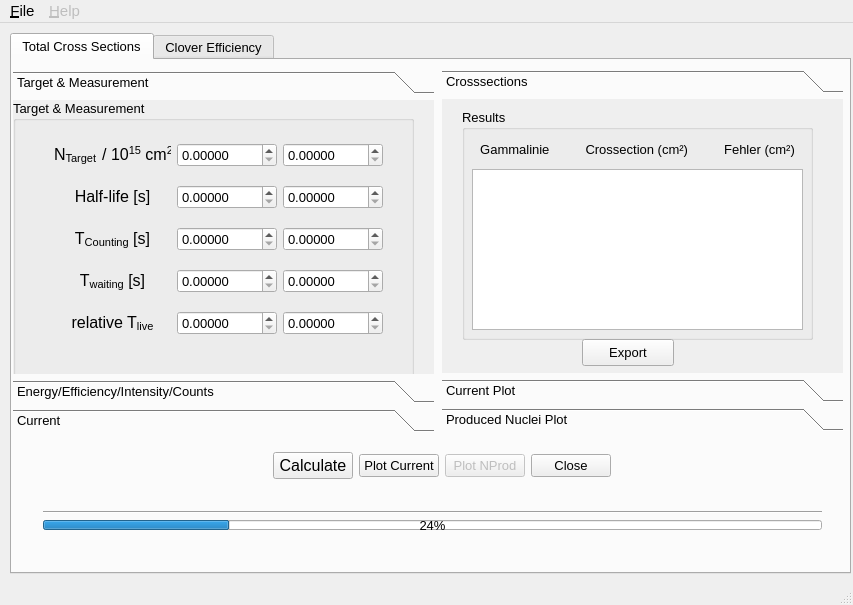
<?xml version="1.0" encoding="UTF-8"?>
<ui version="4.0">
 <class>bamWindow</class>
 <widget class="QMainWindow" name="bamWindow">
  <property name="geometry">
   <rect>
    <x>0</x>
    <y>0</y>
    <width>853</width>
    <height>605</height>
   </rect>
  </property>
  <property name="font">
   <font>
    <family>Arial</family>
    <pointsize>10</pointsize>
   </font>
  </property>
  <property name="windowTitle">
   <string notr="true">myBAM!</string>
  </property>
  <property name="dockOptions">
   <set>QMainWindow::AllowTabbedDocks|QMainWindow::AnimatedDocks</set>
  </property>
  <widget class="QWidget" name="centralWidget">
   <widget class="QTabWidget" name="tabWidget_2">
    <property name="geometry">
     <rect>
      <x>10</x>
      <y>10</y>
      <width>841</width>
      <height>541</height>
     </rect>
    </property>
    <property name="currentIndex">
     <number>0</number>
    </property>
    <widget class="QWidget" name="crossTab">
     <attribute name="title">
      <string>Total Cross Sections</string>
     </attribute>
     <widget class="QToolBox" name="resultToolbox">
      <property name="geometry">
       <rect>
        <x>430</x>
        <y>10</y>
        <width>401</width>
        <height>361</height>
       </rect>
      </property>
      <property name="font">
       <font>
        <pointsize>10</pointsize>
       </font>
      </property>
      <property name="currentIndex">
       <number>0</number>
      </property>
      <widget class="QWidget" name="page_3">
       <property name="geometry">
        <rect>
         <x>0</x>
         <y>0</y>
         <width>401</width>
         <height>280</height>
        </rect>
       </property>
       <attribute name="label">
        <string>Crosssections</string>
       </attribute>
       <widget class="QGroupBox" name="resultsGroup">
        <property name="geometry">
         <rect>
          <x>20</x>
          <y>10</y>
          <width>351</width>
          <height>231</height>
         </rect>
        </property>
        <property name="title">
         <string>Results</string>
        </property>
        <widget class="QPlainTextEdit" name="outputBox">
         <property name="geometry">
          <rect>
           <x>10</x>
           <y>60</y>
           <width>331</width>
           <height>161</height>
          </rect>
         </property>
         <property name="font">
          <font>
           <family>Courier 10 Pitch</family>
           <pointsize>9</pointsize>
           <weight>50</weight>
           <italic>false</italic>
           <bold>false</bold>
          </font>
         </property>
         <property name="styleSheet">
          <string notr="true">font: 9pt &quot;Courier 10 Pitch&quot;;</string>
         </property>
        </widget>
        <widget class="QLabel" name="label_10">
         <property name="geometry">
          <rect>
           <x>10</x>
           <y>30</y>
           <width>331</width>
           <height>20</height>
          </rect>
         </property>
         <property name="text">
          <string>Gammalinie          Crossection (cm²)          Fehler (cm²)</string>
         </property>
         <property name="alignment">
          <set>Qt::AlignCenter</set>
         </property>
        </widget>
       </widget>
       <widget class="QPushButton" name="exportButton">
        <property name="geometry">
         <rect>
          <x>140</x>
          <y>240</y>
          <width>92</width>
          <height>27</height>
         </rect>
        </property>
        <property name="text">
         <string>Export</string>
        </property>
       </widget>
      </widget>
      <widget class="QWidget" name="page_4">
       <property name="geometry">
        <rect>
         <x>0</x>
         <y>0</y>
         <width>98</width>
         <height>28</height>
        </rect>
       </property>
       <attribute name="label">
        <string>Current Plot</string>
       </attribute>
       <widget class="QCustomPlot" name="currentPlot" native="true">
        <property name="geometry">
         <rect>
          <x>10</x>
          <y>20</y>
          <width>381</width>
          <height>231</height>
         </rect>
        </property>
       </widget>
      </widget>
      <widget class="QWidget" name="page_5">
       <property name="geometry">
        <rect>
         <x>0</x>
         <y>0</y>
         <width>98</width>
         <height>28</height>
        </rect>
       </property>
       <attribute name="label">
        <string>Produced Nuclei Plot</string>
       </attribute>
       <widget class="QTabWidget" name="tabWidget">
        <property name="geometry">
         <rect>
          <x>10</x>
          <y>0</y>
          <width>381</width>
          <height>261</height>
         </rect>
        </property>
        <property name="currentIndex">
         <number>0</number>
        </property>
        <widget class="QWidget" name="tab_1">
         <attribute name="title">
          <string>N(t)</string>
         </attribute>
         <widget class="QCustomPlot" name="nprodPlot" native="true">
          <property name="geometry">
           <rect>
            <x>10</x>
            <y>10</y>
            <width>361</width>
            <height>211</height>
           </rect>
          </property>
         </widget>
        </widget>
        <widget class="QWidget" name="tab_2">
         <attribute name="title">
          <string>dN(t)</string>
         </attribute>
         <widget class="QCustomPlot" name="diffNprodPlot" native="true">
          <property name="geometry">
           <rect>
            <x>10</x>
            <y>10</y>
            <width>351</width>
            <height>211</height>
           </rect>
          </property>
         </widget>
        </widget>
       </widget>
      </widget>
     </widget>
     <widget class="QWidget" name="layoutWidget">
      <property name="geometry">
       <rect>
        <x>20</x>
        <y>440</y>
        <width>801</width>
        <height>41</height>
       </rect>
      </property>
      <layout class="QVBoxLayout" name="verticalLayout">
       <item>
        <widget class="Line" name="line_2">
         <property name="orientation">
          <enum>Qt::Horizontal</enum>
         </property>
        </widget>
       </item>
       <item>
        <widget class="QProgressBar" name="progressBar">
         <property name="value">
          <number>24</number>
         </property>
        </widget>
       </item>
      </layout>
     </widget>
     <widget class="QToolBox" name="inputToolbox">
      <property name="geometry">
       <rect>
        <x>1</x>
        <y>11</y>
        <width>421</width>
        <height>361</height>
       </rect>
      </property>
      <property name="font">
       <font>
        <pointsize>10</pointsize>
       </font>
      </property>
      <property name="currentIndex">
       <number>0</number>
      </property>
      <widget class="QWidget" name="targetPage">
       <property name="geometry">
        <rect>
         <x>0</x>
         <y>0</y>
         <width>421</width>
         <height>280</height>
        </rect>
       </property>
       <attribute name="label">
        <string>Target &amp;&amp; Measurement</string>
       </attribute>
       <widget class="QGroupBox" name="targetGroup">
        <property name="geometry">
         <rect>
          <x>0</x>
          <y>0</y>
          <width>401</width>
          <height>281</height>
         </rect>
        </property>
        <property name="title">
         <string>Target &amp;&amp; Measurement</string>
        </property>
        <widget class="QWidget" name="layoutWidget">
         <property name="geometry">
          <rect>
           <x>30</x>
           <y>20</y>
           <width>351</width>
           <height>241</height>
          </rect>
         </property>
         <layout class="QVBoxLayout" name="verticalLayout_3">
          <item>
           <layout class="QHBoxLayout" name="horizontalLayout_5">
            <item>
             <widget class="QLabel" name="label">
              <property name="text">
               <string>&lt;!DOCTYPE HTML PUBLIC &quot;-//W3C//DTD HTML 4.0//EN&quot; &quot;http://www.w3.org/TR/REC-html40/strict.dtd&quot;&gt;
&lt;html&gt;&lt;head&gt;&lt;meta name=&quot;qrichtext&quot; content=&quot;1&quot; /&gt;&lt;style type=&quot;text/css&quot;&gt;
p, li { white-space: pre-wrap; }
&lt;/style&gt;&lt;/head&gt;&lt;body style=&quot; font-family:'Arial'; font-size:8pt; font-weight:400; font-style:normal;&quot;&gt;
&lt;p style=&quot; margin-top:0px; margin-bottom:0px; margin-left:0px; margin-right:0px; -qt-block-indent:0; text-indent:0px;&quot;&gt;&lt;span style=&quot; font-size:12pt;&quot;&gt;N&lt;/span&gt;&lt;span style=&quot; font-size:12pt; vertical-align:sub;&quot;&gt;Target  &lt;/span&gt;&lt;span style=&quot; font-size:12pt;&quot;&gt;/ 10&lt;/span&gt;&lt;span style=&quot; font-size:12pt; vertical-align:super;&quot;&gt;15&lt;/span&gt;&lt;span style=&quot; font-size:12pt;&quot;&gt; cm&lt;/span&gt;&lt;span style=&quot; font-size:12pt; vertical-align:super;&quot;&gt;2&lt;/span&gt;&lt;/p&gt;&lt;/body&gt;&lt;/html&gt;</string>
              </property>
              <property name="alignment">
               <set>Qt::AlignCenter</set>
              </property>
             </widget>
            </item>
            <item>
             <widget class="QDoubleSpinBox" name="thickness">
              <property name="maximumSize">
               <size>
                <width>100</width>
                <height>16777215</height>
               </size>
              </property>
              <property name="prefix">
               <string/>
              </property>
              <property name="decimals">
               <number>5</number>
              </property>
              <property name="minimum">
               <double>0.000000000000000</double>
              </property>
              <property name="maximum">
               <double>1000000000.000000000000000</double>
              </property>
              <property name="value">
               <double>0.000000000000000</double>
              </property>
             </widget>
            </item>
            <item>
             <widget class="QDoubleSpinBox" name="thicknessError">
              <property name="maximumSize">
               <size>
                <width>100</width>
                <height>16777215</height>
               </size>
              </property>
              <property name="decimals">
               <number>5</number>
              </property>
              <property name="maximum">
               <double>1000000000.000000000000000</double>
              </property>
             </widget>
            </item>
           </layout>
          </item>
          <item>
           <layout class="QHBoxLayout" name="horizontalLayout_8">
            <item>
             <widget class="QLabel" name="label_4">
              <property name="text">
               <string>&lt;!DOCTYPE HTML PUBLIC &quot;-//W3C//DTD HTML 4.0//EN&quot; &quot;http://www.w3.org/TR/REC-html40/strict.dtd&quot;&gt;
&lt;html&gt;&lt;head&gt;&lt;meta name=&quot;qrichtext&quot; content=&quot;1&quot; /&gt;&lt;style type=&quot;text/css&quot;&gt;
p, li { white-space: pre-wrap; }
&lt;/style&gt;&lt;/head&gt;&lt;body style=&quot; font-family:'Arial'; font-size:8pt; font-weight:400; font-style:normal;&quot;&gt;
&lt;p style=&quot; margin-top:0px; margin-bottom:0px; margin-left:0px; margin-right:0px; -qt-block-indent:0; text-indent:0px;&quot;&gt;&lt;span style=&quot; font-size:12pt;&quot;&gt;Half-life [s]&lt;/span&gt;&lt;/p&gt;&lt;/body&gt;&lt;/html&gt;</string>
              </property>
              <property name="alignment">
               <set>Qt::AlignCenter</set>
              </property>
             </widget>
            </item>
            <item>
             <widget class="QDoubleSpinBox" name="halflife">
              <property name="maximumSize">
               <size>
                <width>100</width>
                <height>16777215</height>
               </size>
              </property>
              <property name="decimals">
               <number>5</number>
              </property>
              <property name="maximum">
               <double>1000000000.000000000000000</double>
              </property>
             </widget>
            </item>
            <item>
             <widget class="QDoubleSpinBox" name="halflifeError">
              <property name="maximumSize">
               <size>
                <width>100</width>
                <height>16777215</height>
               </size>
              </property>
              <property name="decimals">
               <number>5</number>
              </property>
              <property name="maximum">
               <double>1000000000.000000000000000</double>
              </property>
             </widget>
            </item>
           </layout>
          </item>
          <item>
           <layout class="QHBoxLayout" name="horizontalLayout_9">
            <item>
             <widget class="QLabel" name="label_5">
              <property name="font">
               <font>
                <pointsize>10</pointsize>
               </font>
              </property>
              <property name="text">
               <string>&lt;!DOCTYPE HTML PUBLIC &quot;-//W3C//DTD HTML 4.0//EN&quot; &quot;http://www.w3.org/TR/REC-html40/strict.dtd&quot;&gt;
&lt;html&gt;&lt;head&gt;&lt;meta name=&quot;qrichtext&quot; content=&quot;1&quot; /&gt;&lt;style type=&quot;text/css&quot;&gt;
p, li { white-space: pre-wrap; }
&lt;/style&gt;&lt;/head&gt;&lt;body style=&quot; font-family:'Arial'; font-size:10pt; font-weight:400; font-style:normal;&quot;&gt;
&lt;p style=&quot; margin-top:0px; margin-bottom:0px; margin-left:0px; margin-right:0px; -qt-block-indent:0; text-indent:0px;&quot;&gt;&lt;span style=&quot; font-size:12pt;&quot;&gt;T&lt;/span&gt;&lt;span style=&quot; font-size:12pt; vertical-align:sub;&quot;&gt;Counting&lt;/span&gt;&lt;span style=&quot; font-size:12pt;&quot;&gt; [s]&lt;/span&gt;&lt;/p&gt;&lt;/body&gt;&lt;/html&gt;</string>
              </property>
              <property name="alignment">
               <set>Qt::AlignCenter</set>
              </property>
             </widget>
            </item>
            <item>
             <widget class="QDoubleSpinBox" name="tm">
              <property name="maximumSize">
               <size>
                <width>100</width>
                <height>16777215</height>
               </size>
              </property>
              <property name="decimals">
               <number>5</number>
              </property>
              <property name="maximum">
               <double>1000000000.000000000000000</double>
              </property>
             </widget>
            </item>
            <item>
             <widget class="QDoubleSpinBox" name="tmError">
              <property name="maximumSize">
               <size>
                <width>100</width>
                <height>16777215</height>
               </size>
              </property>
              <property name="decimals">
               <number>5</number>
              </property>
              <property name="maximum">
               <double>1000000000.000000000000000</double>
              </property>
             </widget>
            </item>
           </layout>
          </item>
          <item>
           <layout class="QHBoxLayout" name="horizontalLayout_10">
            <item>
             <widget class="QLabel" name="label_6">
              <property name="text">
               <string>&lt;!DOCTYPE HTML PUBLIC &quot;-//W3C//DTD HTML 4.0//EN&quot; &quot;http://www.w3.org/TR/REC-html40/strict.dtd&quot;&gt;
&lt;html&gt;&lt;head&gt;&lt;meta name=&quot;qrichtext&quot; content=&quot;1&quot; /&gt;&lt;style type=&quot;text/css&quot;&gt;
p, li { white-space: pre-wrap; }
&lt;/style&gt;&lt;/head&gt;&lt;body style=&quot; font-family:'Arial'; font-size:8pt; font-weight:400; font-style:normal;&quot;&gt;
&lt;p style=&quot; margin-top:0px; margin-bottom:0px; margin-left:0px; margin-right:0px; -qt-block-indent:0; text-indent:0px;&quot;&gt;&lt;span style=&quot; font-size:12pt;&quot;&gt;T&lt;/span&gt;&lt;span style=&quot; font-size:12pt; vertical-align:sub;&quot;&gt;waiting&lt;/span&gt;&lt;span style=&quot; font-size:12pt;&quot;&gt; [s]&lt;/span&gt;&lt;/p&gt;&lt;/body&gt;&lt;/html&gt;</string>
              </property>
              <property name="alignment">
               <set>Qt::AlignCenter</set>
              </property>
             </widget>
            </item>
            <item>
             <widget class="QDoubleSpinBox" name="tw">
              <property name="maximumSize">
               <size>
                <width>100</width>
                <height>16777215</height>
               </size>
              </property>
              <property name="decimals">
               <number>5</number>
              </property>
              <property name="maximum">
               <double>1000000000.000000000000000</double>
              </property>
             </widget>
            </item>
            <item>
             <widget class="QDoubleSpinBox" name="twError">
              <property name="sizePolicy">
               <sizepolicy hsizetype="Minimum" vsizetype="Fixed">
                <horstretch>0</horstretch>
                <verstretch>0</verstretch>
               </sizepolicy>
              </property>
              <property name="maximumSize">
               <size>
                <width>100</width>
                <height>16777215</height>
               </size>
              </property>
              <property name="decimals">
               <number>5</number>
              </property>
              <property name="maximum">
               <double>1000000000.000000000000000</double>
              </property>
             </widget>
            </item>
           </layout>
          </item>
          <item>
           <layout class="QHBoxLayout" name="horizontalLayout_11">
            <item>
             <widget class="QLabel" name="label_7">
              <property name="text">
               <string>&lt;!DOCTYPE HTML PUBLIC &quot;-//W3C//DTD HTML 4.0//EN&quot; &quot;http://www.w3.org/TR/REC-html40/strict.dtd&quot;&gt;
&lt;html&gt;&lt;head&gt;&lt;meta name=&quot;qrichtext&quot; content=&quot;1&quot; /&gt;&lt;style type=&quot;text/css&quot;&gt;
p, li { white-space: pre-wrap; }
&lt;/style&gt;&lt;/head&gt;&lt;body style=&quot; font-family:'Arial'; font-size:8pt; font-weight:400; font-style:normal;&quot;&gt;
&lt;p style=&quot; margin-top:0px; margin-bottom:0px; margin-left:0px; margin-right:0px; -qt-block-indent:0; text-indent:0px;&quot;&gt;&lt;span style=&quot; font-size:12pt;&quot;&gt;relative T&lt;/span&gt;&lt;span style=&quot; font-size:12pt; vertical-align:sub;&quot;&gt;live&lt;/span&gt;&lt;/p&gt;&lt;/body&gt;&lt;/html&gt;</string>
              </property>
              <property name="alignment">
               <set>Qt::AlignCenter</set>
              </property>
             </widget>
            </item>
            <item>
             <widget class="QDoubleSpinBox" name="reltd">
              <property name="maximumSize">
               <size>
                <width>100</width>
                <height>16777215</height>
               </size>
              </property>
              <property name="decimals">
               <number>5</number>
              </property>
              <property name="maximum">
               <double>1.000000000000000</double>
              </property>
             </widget>
            </item>
            <item>
             <widget class="QDoubleSpinBox" name="reltdError">
              <property name="maximumSize">
               <size>
                <width>100</width>
                <height>16777215</height>
               </size>
              </property>
              <property name="decimals">
               <number>5</number>
              </property>
              <property name="maximum">
               <double>1.000000000000000</double>
              </property>
             </widget>
            </item>
           </layout>
          </item>
         </layout>
        </widget>
       </widget>
      </widget>
      <widget class="QWidget" name="page_2">
       <property name="geometry">
        <rect>
         <x>0</x>
         <y>0</y>
         <width>98</width>
         <height>28</height>
        </rect>
       </property>
       <attribute name="label">
        <string>Energy/Efficiency/Intensity/Counts</string>
       </attribute>
       <widget class="QGroupBox" name="inputGroup">
        <property name="geometry">
         <rect>
          <x>20</x>
          <y>10</y>
          <width>391</width>
          <height>261</height>
         </rect>
        </property>
        <property name="title">
         <string>Energy/Efficieny/Intensity</string>
        </property>
        <widget class="QTextEdit" name="inputBox">
         <property name="geometry">
          <rect>
           <x>10</x>
           <y>70</y>
           <width>371</width>
           <height>171</height>
          </rect>
         </property>
         <property name="font">
          <font>
           <family>Courier 10 Pitch</family>
           <pointsize>9</pointsize>
           <weight>50</weight>
           <italic>false</italic>
           <bold>false</bold>
          </font>
         </property>
         <property name="styleSheet">
          <string notr="true">font: 9pt &quot;Courier 10 Pitch&quot;;</string>
         </property>
        </widget>
        <widget class="QLabel" name="label_8">
         <property name="geometry">
          <rect>
           <x>10</x>
           <y>40</y>
           <width>381</width>
           <height>20</height>
          </rect>
         </property>
         <property name="text">
          <string>Energie(keV)       Intensität       dI       Effizienz       dEff       Counts       dC</string>
         </property>
         <property name="alignment">
          <set>Qt::AlignCenter</set>
         </property>
        </widget>
       </widget>
      </widget>
      <widget class="QWidget" name="page">
       <property name="geometry">
        <rect>
         <x>0</x>
         <y>0</y>
         <width>98</width>
         <height>28</height>
        </rect>
       </property>
       <attribute name="label">
        <string>Current</string>
       </attribute>
       <widget class="QGroupBox" name="currentGroup">
        <property name="geometry">
         <rect>
          <x>20</x>
          <y>10</y>
          <width>391</width>
          <height>211</height>
         </rect>
        </property>
        <property name="title">
         <string>Current</string>
        </property>
        <widget class="QLineEdit" name="currentPath">
         <property name="geometry">
          <rect>
           <x>20</x>
           <y>30</y>
           <width>251</width>
           <height>31</height>
          </rect>
         </property>
        </widget>
        <widget class="QPushButton" name="browseButton">
         <property name="geometry">
          <rect>
           <x>290</x>
           <y>30</y>
           <width>90</width>
           <height>27</height>
          </rect>
         </property>
         <property name="text">
          <string>Browse</string>
         </property>
        </widget>
        <widget class="QLabel" name="label_9">
         <property name="geometry">
          <rect>
           <x>70</x>
           <y>70</y>
           <width>311</width>
           <height>121</height>
          </rect>
         </property>
         <property name="text">
          <string>&lt;!DOCTYPE HTML PUBLIC &quot;-//W3C//DTD HTML 4.0//EN&quot; &quot;http://www.w3.org/TR/REC-html40/strict.dtd&quot;&gt;
&lt;html&gt;&lt;head&gt;&lt;meta name=&quot;qrichtext&quot; content=&quot;1&quot; /&gt;&lt;style type=&quot;text/css&quot;&gt;
p, li { white-space: pre-wrap; }
&lt;/style&gt;&lt;/head&gt;&lt;body style=&quot; font-family:'Arial'; font-size:10pt; font-weight:400; font-style:normal;&quot;&gt;
&lt;p style=&quot; margin-top:0px; margin-bottom:0px; margin-left:0px; margin-right:0px; -qt-block-indent:0; text-indent:0px;&quot;&gt;&lt;span style=&quot; font-size:11pt; font-weight:600;&quot;&gt;Please notice:&lt;/span&gt;&lt;/p&gt;
&lt;p style=&quot; margin-top:0px; margin-bottom:0px; margin-left:0px; margin-right:0px; -qt-block-indent:0; text-indent:0px;&quot;&gt;The current file should be in a form where the first&lt;/p&gt;
&lt;p style=&quot; margin-top:0px; margin-bottom:0px; margin-left:0px; margin-right:0px; -qt-block-indent:0; text-indent:0px;&quot;&gt;column should hold the elapsed time during the &lt;/p&gt;
&lt;p style=&quot; margin-top:0px; margin-bottom:0px; margin-left:0px; margin-right:0px; -qt-block-indent:0; text-indent:0px;&quot;&gt;activation and the second column should hold the &lt;/p&gt;
&lt;p style=&quot; margin-top:0px; margin-bottom:0px; margin-left:0px; margin-right:0px; -qt-block-indent:0; text-indent:0px;&quot;&gt;accumulated beam particles.&lt;/p&gt;&lt;/body&gt;&lt;/html&gt;</string>
         </property>
        </widget>
       </widget>
      </widget>
     </widget>
     <widget class="QWidget" name="layoutWidget">
      <property name="geometry">
       <rect>
        <x>20</x>
        <y>380</y>
        <width>801</width>
        <height>51</height>
       </rect>
      </property>
      <layout class="QHBoxLayout" name="horizontalLayout_3">
       <item>
        <spacer name="horizontalSpacer">
         <property name="orientation">
          <enum>Qt::Horizontal</enum>
         </property>
         <property name="sizeHint" stdset="0">
          <size>
           <width>318</width>
           <height>20</height>
          </size>
         </property>
        </spacer>
       </item>
       <item>
        <widget class="QPushButton" name="calButton">
         <property name="font">
          <font>
           <pointsize>12</pointsize>
          </font>
         </property>
         <property name="text">
          <string>Calculate</string>
         </property>
        </widget>
       </item>
       <item>
        <widget class="QPushButton" name="currentButton">
         <property name="text">
          <string>Plot Current</string>
         </property>
        </widget>
       </item>
       <item>
        <widget class="QPushButton" name="nprodButton">
         <property name="enabled">
          <bool>false</bool>
         </property>
         <property name="text">
          <string>Plot NProd</string>
         </property>
        </widget>
       </item>
       <item>
        <widget class="QPushButton" name="closeButton">
         <property name="text">
          <string>Close</string>
         </property>
        </widget>
       </item>
       <item>
        <spacer name="horizontalSpacer_2">
         <property name="orientation">
          <enum>Qt::Horizontal</enum>
         </property>
         <property name="sizeHint" stdset="0">
          <size>
           <width>298</width>
           <height>20</height>
          </size>
         </property>
        </spacer>
       </item>
      </layout>
     </widget>
    </widget>
    <widget class="QWidget" name="effTab">
     <property name="enabled">
      <bool>false</bool>
     </property>
     <attribute name="title">
      <string>Clover Efficiency</string>
     </attribute>
     <widget class="QTableWidget" name="eff_inputTable">
      <property name="geometry">
       <rect>
        <x>220</x>
        <y>220</y>
        <width>611</width>
        <height>281</height>
       </rect>
      </property>
      <property name="gridStyle">
       <enum>Qt::DotLine</enum>
      </property>
      <property name="rowCount">
       <number>100</number>
      </property>
      <row/>
      <row/>
      <row/>
      <row/>
      <row/>
      <row/>
      <row/>
      <row/>
      <row/>
      <row/>
      <row/>
      <row/>
      <row/>
      <row/>
      <row/>
      <row/>
      <row/>
      <row/>
      <row/>
      <row/>
      <row/>
      <row/>
      <row/>
      <row/>
      <row/>
      <row/>
      <row/>
      <row/>
      <row/>
      <row/>
      <row/>
      <row/>
      <row/>
      <row/>
      <row/>
      <row/>
      <row/>
      <row/>
      <row/>
      <row/>
      <row/>
      <row/>
      <row/>
      <row/>
      <row/>
      <row/>
      <row/>
      <row/>
      <row/>
      <row/>
      <row/>
      <row/>
      <row/>
      <row/>
      <row/>
      <row/>
      <row/>
      <row/>
      <row/>
      <row/>
      <row/>
      <row/>
      <row/>
      <row/>
      <row/>
      <row/>
      <row/>
      <row/>
      <row/>
      <row/>
      <row/>
      <row/>
      <row/>
      <row/>
      <row/>
      <row/>
      <row/>
      <row/>
      <row/>
      <row/>
      <row/>
      <row/>
      <row/>
      <row/>
      <row/>
      <row/>
      <row/>
      <row/>
      <row/>
      <row/>
      <row/>
      <row/>
      <row/>
      <row/>
      <row/>
      <row/>
      <row/>
      <row/>
      <row/>
      <row/>
      <column>
       <property name="text">
        <string>Energy [keV]</string>
       </property>
      </column>
      <column>
       <property name="text">
        <string>d(Energy) [keV]</string>
       </property>
      </column>
      <column>
       <property name="text">
        <string>Intensity</string>
       </property>
      </column>
      <column>
       <property name="text">
        <string>d(Intensity)</string>
       </property>
      </column>
      <column>
       <property name="text">
        <string>Peak Counts</string>
       </property>
      </column>
      <column>
       <property name="text">
        <string>d(PeakCounts)</string>
       </property>
      </column>
     </widget>
     <widget class="QTableWidget" name="eff_sourceTable">
      <property name="geometry">
       <rect>
        <x>220</x>
        <y>10</y>
        <width>611</width>
        <height>201</height>
       </rect>
      </property>
      <property name="gridStyle">
       <enum>Qt::DotLine</enum>
      </property>
      <property name="rowCount">
       <number>5</number>
      </property>
      <row/>
      <row/>
      <row/>
      <row/>
      <row/>
      <column>
       <property name="text">
        <string>Source</string>
       </property>
      </column>
      <column>
       <property name="text">
        <string>Activity [Bq]</string>
       </property>
      </column>
      <column>
       <property name="text">
        <string>d(Activity) [Bq]</string>
       </property>
      </column>
      <column>
       <property name="text">
        <string>Date</string>
       </property>
      </column>
      <column>
       <property name="text">
        <string>rel. Livetime</string>
       </property>
      </column>
      <column>
       <property name="text">
        <string>Runtime [s]</string>
       </property>
      </column>
     </widget>
     <widget class="QWidget" name="layoutWidget">
      <property name="geometry">
       <rect>
        <x>10</x>
        <y>10</y>
        <width>201</width>
        <height>81</height>
       </rect>
      </property>
      <layout class="QGridLayout" name="gridLayout">
       <item row="0" column="0">
        <widget class="QLabel" name="detLabel">
         <property name="text">
          <string>Detector:</string>
         </property>
        </widget>
       </item>
       <item row="0" column="1">
        <widget class="QComboBox" name="eff_detCombo">
         <item>
          <property name="text">
           <string>CloZi A0</string>
          </property>
         </item>
         <item>
          <property name="text">
           <string>CloZi A1</string>
          </property>
         </item>
         <item>
          <property name="text">
           <string>CloZi A2</string>
          </property>
         </item>
         <item>
          <property name="text">
           <string>CloZi A3</string>
          </property>
         </item>
         <item>
          <property name="text">
           <string>CloZi B0</string>
          </property>
         </item>
         <item>
          <property name="text">
           <string>CloZi B1</string>
          </property>
         </item>
         <item>
          <property name="text">
           <string>CloZi B2</string>
          </property>
         </item>
         <item>
          <property name="text">
           <string>CloZi B3</string>
          </property>
         </item>
         <item>
          <property name="text">
           <string>CloZi SUM</string>
          </property>
         </item>
        </widget>
       </item>
       <item row="1" column="0">
        <widget class="QLabel" name="eff_geomLabel">
         <property name="text">
          <string>geometry factor:</string>
         </property>
        </widget>
       </item>
       <item row="1" column="1">
        <widget class="QDoubleSpinBox" name="eff_geomBox"/>
       </item>
      </layout>
     </widget>
     <widget class="QPushButton" name="eff_calButton">
      <property name="geometry">
       <rect>
        <x>30</x>
        <y>460</y>
        <width>151</width>
        <height>31</height>
       </rect>
      </property>
      <property name="text">
       <string>Calculate</string>
      </property>
     </widget>
    </widget>
   </widget>
  </widget>
  <widget class="QMenuBar" name="menuBar">
   <property name="geometry">
    <rect>
     <x>0</x>
     <y>0</y>
     <width>853</width>
     <height>22</height>
    </rect>
   </property>
   <property name="font">
    <font>
     <pointsize>11</pointsize>
    </font>
   </property>
   <widget class="QMenu" name="menuHelp">
    <property name="enabled">
     <bool>false</bool>
    </property>
    <property name="title">
     <string>&amp;Help</string>
    </property>
    <addaction name="actionAbout"/>
   </widget>
   <widget class="QMenu" name="menu_File">
    <property name="enabled">
     <bool>true</bool>
    </property>
    <property name="title">
     <string>&amp;File</string>
    </property>
    <addaction name="actionLoad"/>
    <addaction name="actionSave"/>
   </widget>
   <addaction name="menu_File"/>
   <addaction name="menuHelp"/>
  </widget>
  <widget class="QStatusBar" name="statusBar"/>
  <action name="actionLoad">
   <property name="enabled">
    <bool>true</bool>
   </property>
   <property name="icon">
    <iconset resource="myBAM.qrc">
     <normaloff>:/stuff/new.png</normaloff>:/stuff/new.png</iconset>
   </property>
   <property name="text">
    <string>Load</string>
   </property>
   <property name="iconVisibleInMenu">
    <bool>true</bool>
   </property>
  </action>
  <action name="actionSave">
   <property name="enabled">
    <bool>true</bool>
   </property>
   <property name="icon">
    <iconset resource="myBAM.qrc">
     <normaloff>:/stuff/save.png</normaloff>:/stuff/save.png</iconset>
   </property>
   <property name="text">
    <string>Save As</string>
   </property>
   <property name="shortcut">
    <string comment="Ctrl + S"/>
   </property>
   <property name="shortcutContext">
    <enum>Qt::ApplicationShortcut</enum>
   </property>
   <property name="iconVisibleInMenu">
    <bool>true</bool>
   </property>
  </action>
  <action name="actionAbout">
   <property name="text">
    <string>About</string>
   </property>
  </action>
 </widget>
 <layoutdefault spacing="6" margin="11"/>
 <customwidgets>
  <customwidget>
   <class>QCustomPlot</class>
   <extends>QWidget</extends>
   <header>qcustomplot.h</header>
   <container>1</container>
  </customwidget>
 </customwidgets>
 <resources>
  <include location="myBAM.qrc"/>
 </resources>
 <connections/>
</ui>
